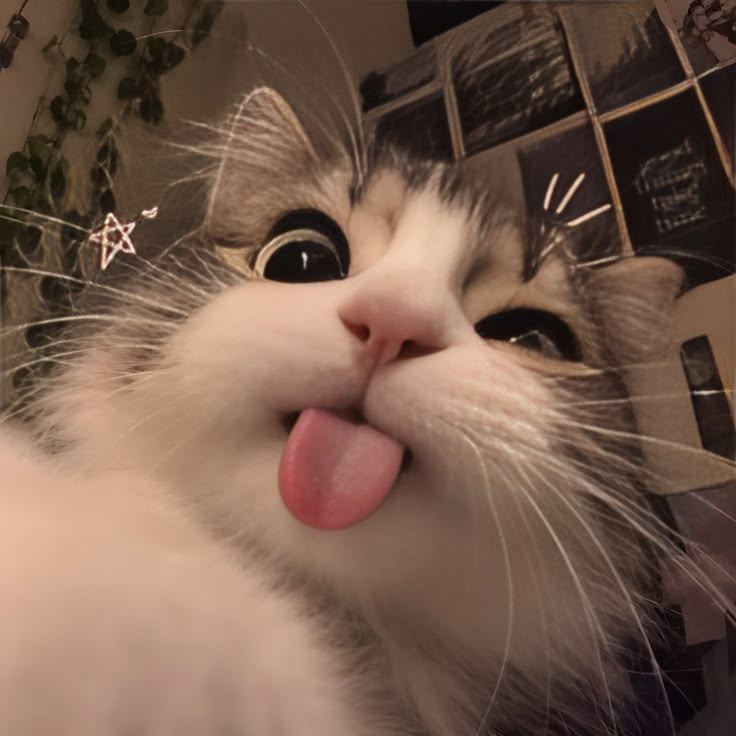
#> input picture cat1.jpg, 736 x 736 px
$ python task2.py
#> lines starting #> are read from the running program, lines starting #| are printed output that depends on the picture; after the words box and inside, x2 and y2 are one past the last pixel; in counts of white or black regions, pixels touching at a corner belong together

import cv2

# Take image location from user
image_path = input("Give me your image file location: ")
#> the answer given: cat1.jpg

# Load image
image = cv2.imread(image_path)
#> image is the input picture: shape (736, 736, 3); mean B, G, R 77, 91.8, 118.8

# Check whether image is loaded
if image is None:
    print("Oops! Image file not found.")

else:
    print("Image Loaded Successfully!")

    while True:
        print("\n========== MENU ==========")
        print("1. Add Line")
        print("2. Add Circle")
        print("3. Add Rectangle")
        print("4. Add Text")
        print("5. Exit")

        choice = input("Choose an option: ")
#> the answer given: 1

        # Add Line
        if choice == "1":
            pt1 = (50, 200)
            pt2 = (650, 150)
            color = (255, 0, 0)
            thickness = 8

            cv2.line(
                image, pt1, pt2, color, thickness
            )
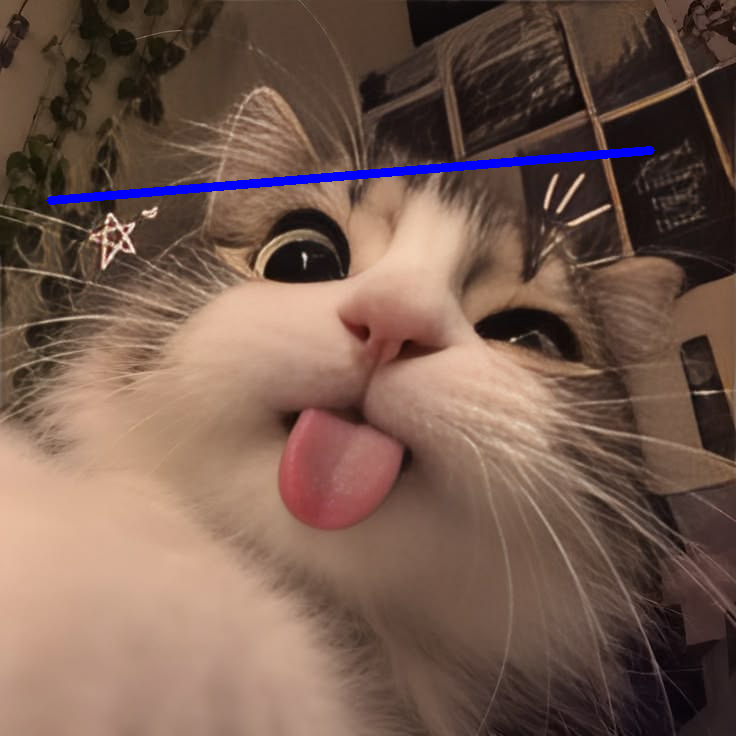
#> image: shape (736, 736, 3); 1% of pixels changed, all inside (x1, y1, x2, y2) = (46, 146, 655, 205)

        # Add Circle
        elif choice == "2":
            center = (300, 300)
            radius = 80
            color = (0, 255, 0)
            thickness = 3

            cv2.circle(
                image, center, radius, color, thickness
            )

        # Add Rectangle
        elif choice == "3":
            pt1 = (200, 250)
            pt2 = (400, 450)
            color = (255, 0, 0)
            thickness = 8

            cv2.rectangle(
                image, pt1, pt2, color, thickness
            )

        # Add Text
        elif choice == "4":
            text = "Hii! I am a cute Cat!"
            position = (200, 350)
            font = cv2.FONT_HERSHEY_COMPLEX
            font_scale = 1.2
            color = (255, 0, 255)
            thickness = 2

            cv2.putText(
                image,
                text,
                position,
                font,
                font_scale,
                color,
                thickness
            )

        # Exit
        elif choice == "5":
            print("Program Closed!")
            break

        else:
            print("Invalid Option! Try Again.")
            continue

        # Display image
        cv2.imshow("My Drawing", image)
        cv2.waitKey(0)
        cv2.destroyAllWindows()

        # Ask user whether to save
        save = input("Do you want to save it? (yes/no): ")
#> the answer given: out.png
#> the answer given: 1
#> the answer given: out.png
#> the answer given: 1
#> (the run stopped early here; a loop or call above may not have finished)
